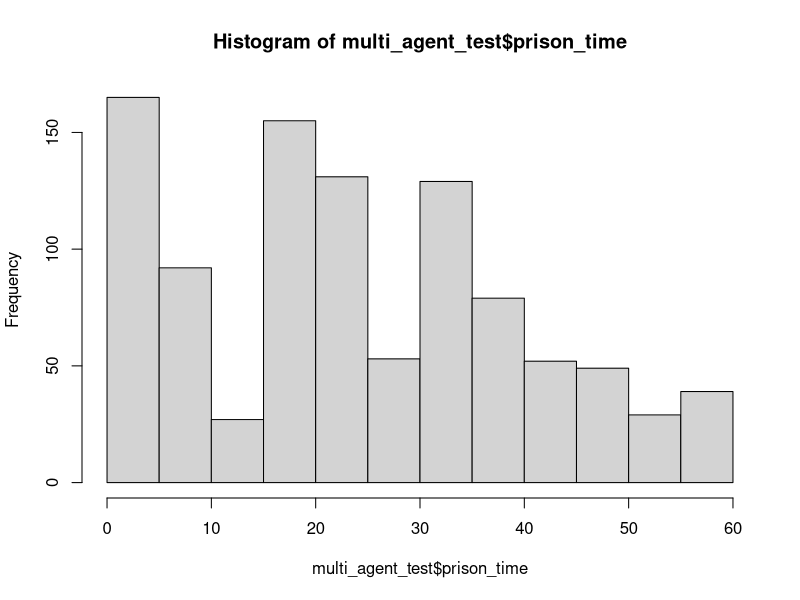
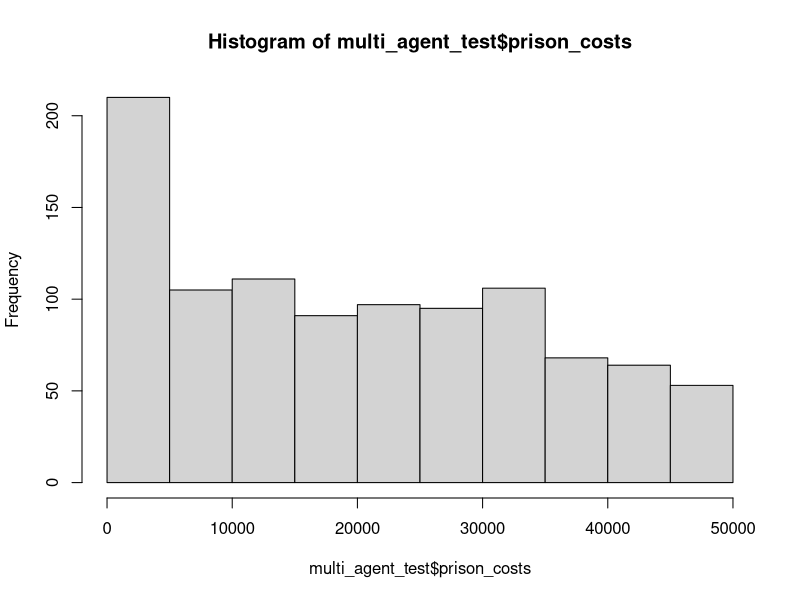
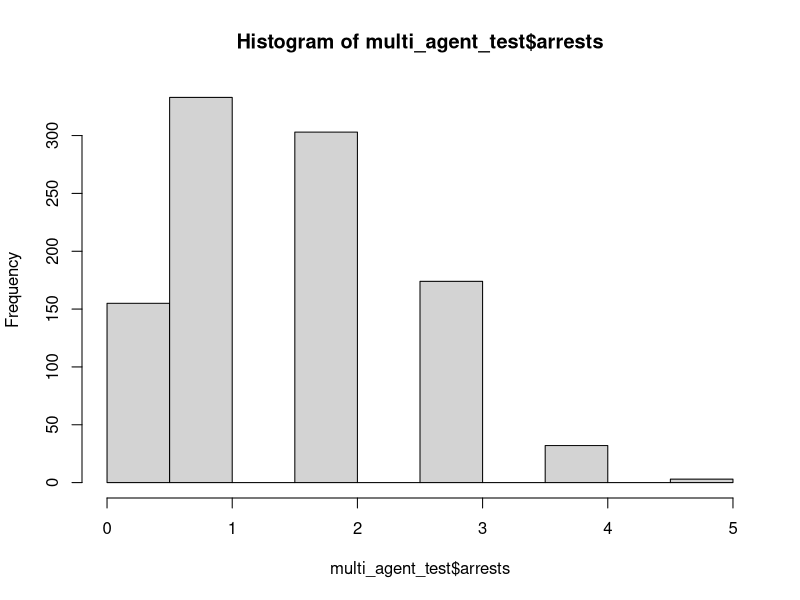

R code for these plots, in order:
setwd("~/Github/AgentBasedModel/")
library(dplyr)




#### Load data from national and local sources for calculating probabilities ####
## Prison terms ##
# Replaced national data with Utah specific data
# I pieced this data together using an email from Julie Christensen, which contained recidivism rates for the COD demographic, and the Justice Reinvestment Report, which contained the average sentencing:
# http://justice.utah.gov/Documents/CCJJ/Reports/Justice_Reinvestment_Report_2014.pdf
# Before getting to the crime types and average sentences, though, it's important to grasp this statistic: 70% of parolees are returned on a technical violation. Only 30% are returned for crimes. WOW. Of those 70%, I estimate that 37 of the 70% are for parole violations, and 33 of the 70 are for probation violations
prison_terms <- read.csv("./clean_data/utah_cod_recidivism_rates.csv", stringsAsFactors = FALSE) %>% 
  mutate(mean_time_served = round(mean_time_served))

# I do these so that I can add a blank in the function below
prison_terms[8,1] <- ""
prison_terms[8,4] <- 0



## Loads data on survival analysis, i.e., the time it takes people to recidivate, and turn it into a DF with the probability someone will recdiviate given the month free 
# The two arguments define the recidivism baseline and reduction:
# cntrl_inc_ovr_ntnl = what is the % increase (not % point increase) in our control group over national data (which looks similar to Utah's)? If 0, same as national trends
# recid_reduction_ovr_cntrl = having defined the control group above, what is the % we expect the program to reduce recidivism?
# The data that Julie sent suggest that the national trends for recidivism are very similar to the Utah trends (or at least they were between 2012 and 2015).
# The data also show that our study group had a recidivsm rate that was 74.3% after 36 months, whereas all prisoners had a rate of 64.2% (again, close to natural). The difference between the control group and national trends is (74.3 - 64.2) / 64.2, which I will list as the default arg for the function below: cntrl_inc_ovr_ntnl <- 0.157
load_survival_data <- function(cntrl_inc_ovr_ntnl, recid_reduction_ovr_cntrl){
  
  survival_rates <- read.csv("./clean_data/mschpprts05f02.csv", 
                             stringsAsFactors = F) %>% 
    filter(X != "",
           X != "National") %>% 
    mutate(In.state = as.numeric(X.1),
           In.state_control = 
             In.state + (In.state * cntrl_inc_ovr_ntnl),
           In.state_treatment = 
             In.state_control - (In.state_control * recid_reduction_ovr_cntrl),
           cumulative_percent = In.state_treatment / 100,
           cumulative_prob_did_not = 1 - cumulative_percent,
           prob_recidivate = 
             1 - cumulative_prob_did_not / lag(cumulative_prob_did_not),
           prob_did_not_recidivate = 1 - prob_recidivate) %>% 
    filter(In.state != 0) %>% 
    select(prob_recidivate, prob_did_not_recidivate)
}

# I could not put this inside a function (probably global environment thing)
# So I have it outside
# This is national data : 
survival_rates <- load_survival_data(0, 0)

# This is the baseline for the COD population
# survival_rates <- load_survival_data(.157, 0)

# And this is the treatment group with a 20% reduction
# survival_rates <- load_survival_data(.157, .2)




#### Functions needed for the Model ####
# If he is free, how many months has he been free
calc_months_free <- function(m.month, m.prison_sentence, tmp.months_free) {
  ifelse(m.month == 1, 1,
         ifelse(m.prison_sentence > 1, 0,
                tmp.months_free + 1))
}


# Taking the survival analysis data from national trends, this will calculate the odds of being rearrested conditional on the number of months he has been free
calc_odds_of_being_rearrested <- function(m.months_free) {
  ifelse(m.months_free == 0, 0,
         sample(x = c(1, 0), 
                size = 1, 
                replace = FALSE, 
                prob = c(as.matrix(survival_rates[m.months_free,]))))
}


# If arrested what is the prison sentence? This samples from the crime frequencies and returns a sentence based on the selected crime.
define_crime_and_time <- function(m.rearrested_or_not, m.month, tmp.prison_sentence) {
  
  # First the index of crime and time, based on a probabilistic sample of crime types
  # It's a little ineffecient to do this every time, but NBD
  crime_index <- sample(x = c(1:nrow(prison_terms)),
                        size = 1,
                        replace = FALSE,
                        prob = c(prison_terms$frequency))
  
  # The crime
  crime <- if_else(m.rearrested_or_not == 1, 
                   prison_terms$offense_type[crime_index],
                   "")
  
  # Sentence, aka, the time
  prison_sentence <- if_else(m.rearrested_or_not == 1, 
                             as.numeric(prison_terms$mean_time_served[crime_index]),
                             ifelse(m.month == 1, 0,
                                    ifelse(m.rearrested_or_not == 0, 
                                           tmp.prison_sentence, 
                                           0)))
  
  to_return <- list(crime, prison_sentence)
  
  return(to_return)
}


# Simply for summing later and helping with cost functions below
say_if_in_prison <- function(m.prison_sentence) {
  ifelse(m.prison_sentence > 0, 1, 0)
}


# The monthly costs of prison
calc_prison_costs <- function(m.is_in_prison, m.month) {
  
  # My calculation of the marginal costs
  # See Analyze_Costs.R
  marginal_cost_of_prison <- 5200 / 12
  
  # Marginal long term
  marginal_cost_of_prison_lt <- 16376 / 12
  
  if_else(m.is_in_prison == 1 & m.month <= 36, marginal_cost_of_prison, 
          ifelse(m.is_in_prison == 1 & m.month > 36, marginal_cost_of_prison_lt,
                 0))
}




#### A function with the single-agent model : this generates data for one person ####
sim_single_agent <- function(months) {
  
  # Define some factors
  levels.crimetype <- factor(prison_terms$offense_type)
  
  # set up the data frame
  df <- data.frame(month=numeric(0),
                   months_free=numeric(0),
                   rearrested_or_not=numeric(0),
                   prison_sentence=numeric(0),
                   crime_type=factor(levels = levels.crimetype),
                   is_in_prison=numeric(0),
                   prison_costs=numeric(0))
  
  # loop through each month and see what happens			
  for (month in 1:months) {
    
    ### generate action for each month ###
    m.month <- month
    
    # Dependent on whether they were arrested or not
    m.months_free <- calc_months_free(m.month, m.prison_sentence, tmp.months_free)
    
    # Binary variable based on the conditional probability table from nationwide trends
    m.rearrested_or_not <- calc_odds_of_being_rearrested(m.months_free)
  
    
    # Add a crime and prison sentence if there was an arrest
    # Also based on probability table from national trends
    crime_and_time <- 
      define_crime_and_time(m.rearrested_or_not, m.month, tmp.prison_sentence)
    
    m.prison_sentence <- as.numeric(crime_and_time[2])
    
    m.crime_type <- as.character(crime_and_time[1])
    
    # For calculating the total months in prison later
    m.is_in_prison <- say_if_in_prison(m.prison_sentence)
    
    # Costs to prison system
    m.prison_costs <- calc_prison_costs(m.is_in_prison, m.month)
    
    
    # add month to the data frame
    df[month,] <- 
      c(m.month, m.months_free, m.rearrested_or_not, m.prison_sentence, 
        m.crime_type, m.is_in_prison, m.prison_costs)
    
    
    # Make temporary vector for determining months free in the next pass
    tmp.months_free <- if_else(m.rearrested_or_not == 1, 0, m.months_free)
    
    # Also, count down the time served from last month, if any
    tmp.prison_sentence <- ifelse(m.prison_sentence == 0, 0,
                                  m.prison_sentence - 1)
  }
  
  # output results
  return (df)
}




#### A function with the multi-agent model : this generates data for several ppl ####
sim_multi_agents <- function(n_agents, n_months){
  
  # set up the data frame
  df <- data.frame(prison_time=numeric(0),
                   months_free=numeric(0),
                   prison_costs=numeric(0),
                   arrests=numeric(0))
  
  # loop through each month and see what happens			
  for (agent in 1:n_agents) {
    
    ### generate action for each person ###
    single_agent <- sim_single_agent(n_months)
    
    # Sum things that happend to the agent
    a.prison_time <- sum(as.numeric(single_agent$is_in_prison))
    a.months_free <- sum(as.numeric(single_agent$months_free))
    a.prison_costs <- sum(as.numeric(single_agent$prison_costs))
    a.arrests <- sum(as.numeric(single_agent$rearrested_or_not))
    
    
    # add month to the data frame
    df[agent,] <- 
      c(a.prison_time, a.months_free, a.prison_costs, a.arrests)
    
  }
  
  # output results
  return (df)
  
}




#### Unit tests ####

# First we re-load the data we want
# This is the baseline for the COD population
survival_rates <- load_survival_data(.157, 0)

# Now test
single_agent_test <- sim_single_agent(60)

multi_agent_test <- sim_multi_agents(n_agents = 1000, n_months = 60)

# This is kind of clumpy because some ppl could go in right at the end of the 5 yrs
hist(multi_agent_test$prison_time)
mean(multi_agent_test$prison_time)

# This is kind of clumpy because some ppl could go in right at the end of the 5 yrs
hist(multi_agent_test$prison_costs)
mean(multi_agent_test$prison_costs)

# arrests
hist(multi_agent_test$arrests)
mean(multi_agent_test$arrests)
table(multi_agent_test$arrests)



